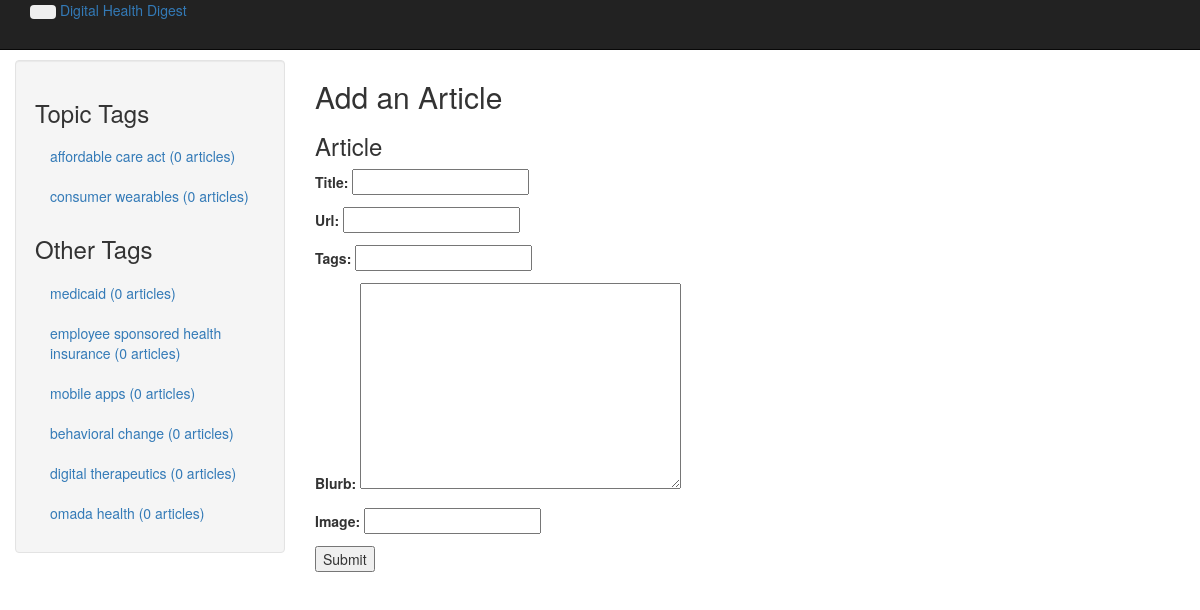
The page /add_article/ on the database as committed earlier.
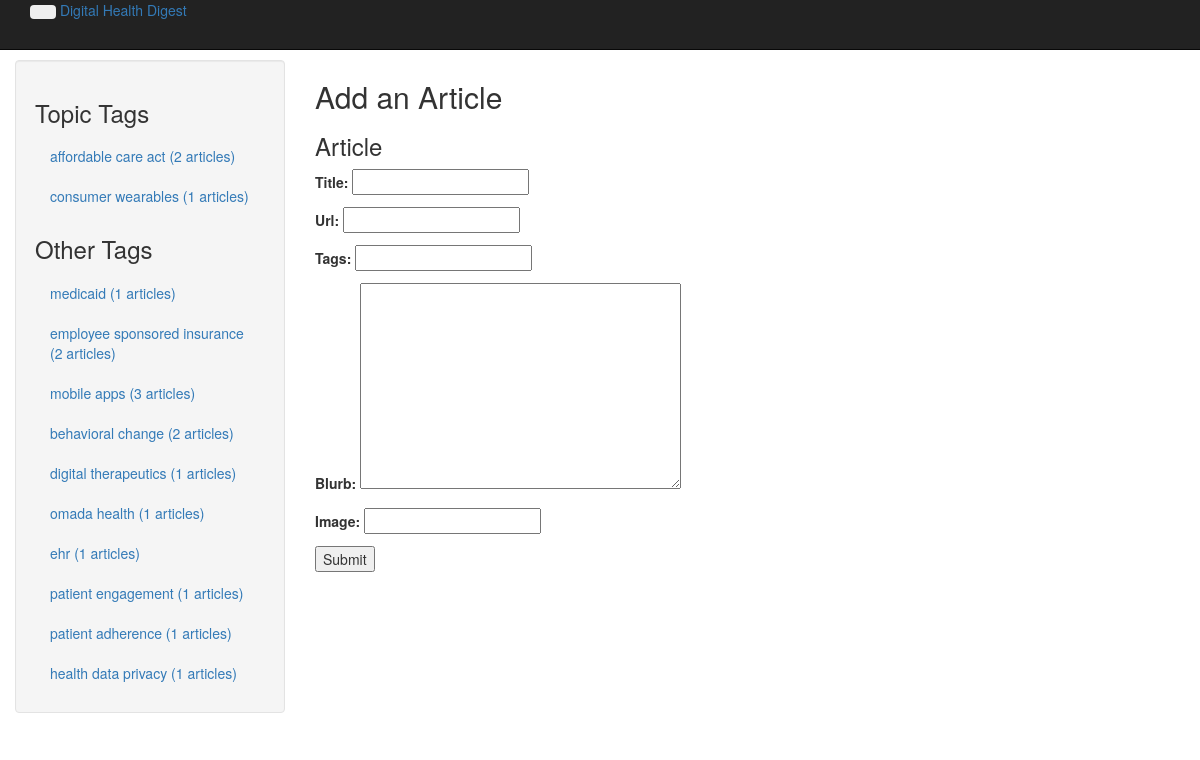
The same page on the database as committed later.
### blog/models.py (models this page shows, shortened)
class Tag(models.Model):
	articles = models.ManyToManyField(Article)
	name = models.CharField(max_length=128, unique=True)
	topic_tag = models.BooleanField(default=False)
	article_count = models.IntegerField(default=0)

### blog/views.py (the view)
# urls.py: url(r'^add_article/$', 'blog.views.add_article', name='add_article'),
def add_article(request):
	topic_tags, other_tags = get_tag_lists()
	current_user = request.user
	if request.method == 'POST':
		form = ArticleForm(request.POST)
		if form.is_valid():
			new_article = form.save()
			raw_tags = form.cleaned_data['tags'].split(',')
			if raw_tags:
				for raw_tag in raw_tags:
					raw_tag = raw_tag.strip().replace(' ', '_').lower()
					tag_name = urllib.quote(raw_tag)
					tag, created = Tag.objects.get_or_create(name=tag_name)
					if created:
						tag.article_count=1
					else:
						tag.article_count +=1
					tag.save()
					tag.articles.add(new_article)
			return redirect(index)
		else:
			print form.errors
	else:
		form = ArticleForm(initial={'author': current_user})
	context = {
		'form': form,
		'topic_tags': topic_tags,
		'other_tags': other_tags,
	}
	return render(request, 'add_article.html', context)

### blog/forms.py
class ArticleForm(forms.ModelForm):
	class Meta:
		model = Article
		fields = ('author', 'title','url',  'tags', 'blurb', 'image' )
		widgets = {
                'author': forms.HiddenInput(),
            }
	tags = forms.CharField(max_length=100, required=False)

### blog/views.py (called while the page is built)
def get_tag_lists():
	topic_tags = Tag.objects.filter(topic_tag=True)
	for tag in topic_tags:
		tag.clean_name = tag.name.replace('_', ' ')
	other_tags = Tag.objects.filter(topic_tag=False)
	for tag in other_tags:
		tag.clean_name = tag.name.replace('_', ' ')
	return topic_tags, other_tags

### blog/templates/add_article.html (shortened to what this page needs)
{% extends 'base.html' %}
{% block subheader %} Add an Article {% endblock %}
{% block content %}
<div id="new-bookmark-widget">
	<form method="post">
		<h3>Article</h3>
		{{ form.as_p }}
		<p><button id="new-article-submit">Submit</button>
	</form>
</div>
{% endblock %}

### blog/templates/base.html (shortened to what this page needs)
<!doctype html>
{% load static %}
<html>
<head>
    <link href="{% static 'css/bootstrap-fluid-adj.css' %}" rel="stylesheet">
    <link href="{% static 'css/bootstrap.min.css' %}" rel="stylesheet" media="screen">
    <link href="{% static 'css/bootstrap-responsive.css' %}" rel="stylesheet">
    <link href="{% static 'css/base.css' %}" rel="stylesheet">
</head>
<body>
	<div class="navbar navbar-inverse navbar-fixed-top">
		<div class="navbar-inner">
			<div class="container">
				<button type="button" class="btn btn-navbar" data-toggle="collapse" data-target=".nav-collapse">
				</button>
				<a class="brand" href="/articles/">Digital Health Digest</a>
			</div>
		</div>
	</div>
	<div class="container-fluid">
		<div class ="row-fluid">
			<div class="span3">
				<div class="well sidebar-nav">
				{% block sidebar %}
					<div id="tags">
						{% include 'tag_list.html' %}
					</div>
				{% endblock %}
				</div>
			</div>
			<div class="span9">
				<h2>{% block subheader %}{% endblock %}</h2>
				{% block content %}
				{% endblock %}
			</div>
	</div>
</body>
</html>

### blog/templates/tag_list.html
<h3>Topic Tags</h3>
<ul class="nav nav-list">
	{% if topic_tags %}
		{% for tag in topic_tags %}
			<li><a href="{% url 'blog.views.tag' tag.name %}">{{ tag.clean_name }} ({{ tag.article_count }} articles)</a></li>
		{% endfor %}
	{% else %}
		<li>No categories here.</li>
	{% endif %}
</ul>
<h3>Other Tags</h3>
<ul class="nav nav-list">
	{% if other_tags %}
		{% for tag in other_tags %}
			<li><a href="{% url 'blog.views.tag' tag.name %}">{{ tag.clean_name }} ({{ tag.article_count }} articles)</a></li>
		{% endfor %}
	{% else %}
		<li>No categories here.</li>
	{% endif %}
</ul>

### static/css/base.css (style rules this page uses)
li { list-style-type: none, }

Rows that differ between the two databases and show on the page:
changed Tag "affordable care act": article_count "0" → "2"
changed Tag "consumer wearables": article_count "0" → "1"
changed Tag "medicaid": article_count "0" → "1"
changed Tag: clean_name "employee sponsored health insurance" → "employee sponsored insurance"; article_count "0" → "2"
changed Tag "mobile apps": article_count "0" → "3"
changed Tag "behavioral change": article_count "0" → "2"
changed Tag "digital therapeutics": article_count "0" → "1"
changed Tag "omada health": article_count "0" → "1"
added Tag: clean_name "ehr", article_count "1", shown under "Other Tags"
added Tag: clean_name "patient engagement", article_count "1", shown under "Other Tags"
added Tag: clean_name "patient adherence", article_count "1", shown under "Other Tags"
added Tag: clean_name "health data privacy", article_count "1", shown under "Other Tags"
